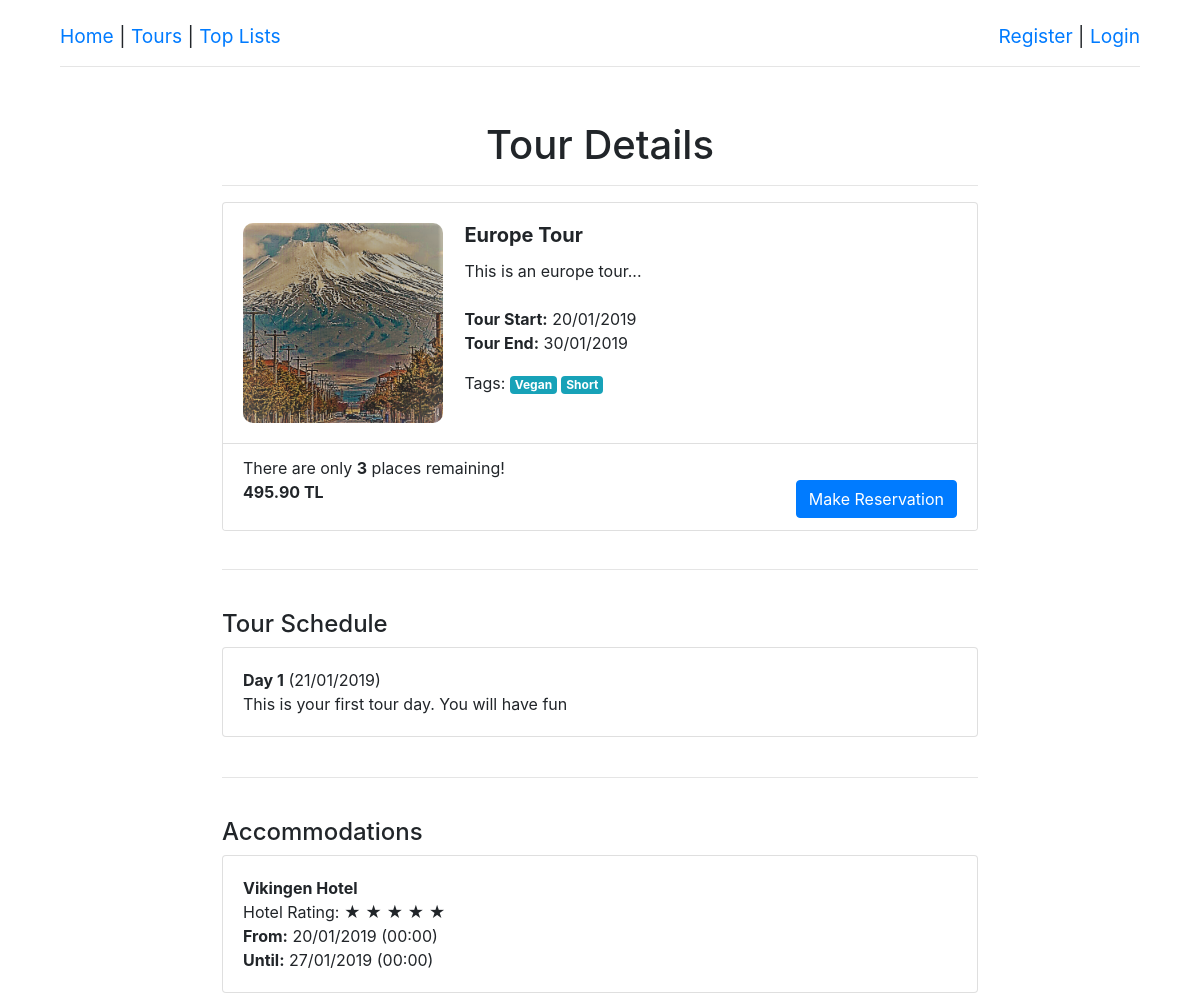
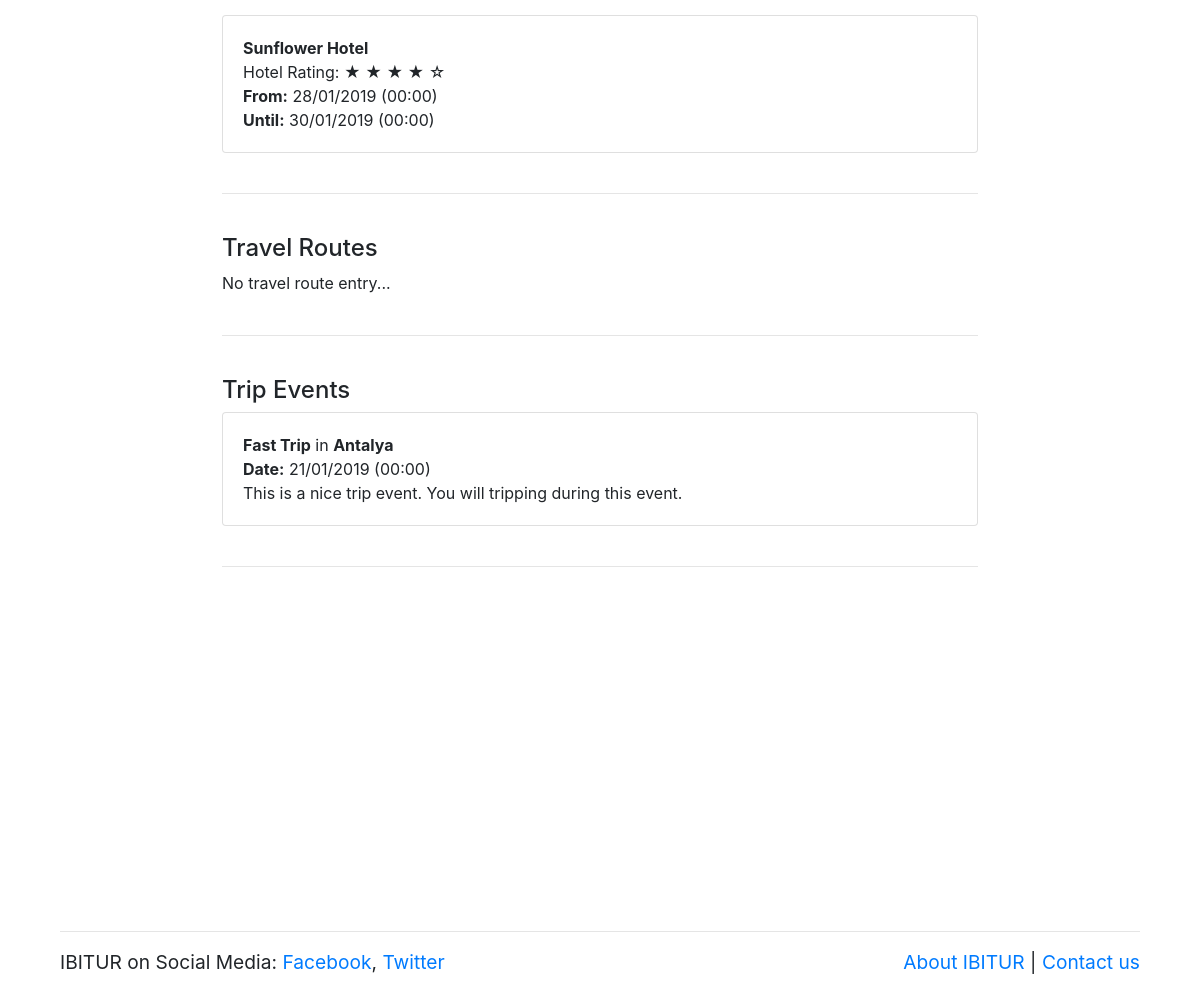
The app's page /website/view_tour.php?id=2 with its own data (2 pictures, top to bottom).
### tables this page shows
CREATE TABLE TourDay (
    tour_ID INTEGER,
    day_no INTEGER,
    day_date DATE,
    description VARCHAR(1000),
    FOREIGN KEY (tour_ID) REFERENCES Tour(ID),
    PRIMARY KEY (tour_ID, day_no)
);

CREATE TABLE Accommodation (
    ID INTEGER PRIMARY KEY AUTO_INCREMENT,
    tour_ID INTEGER,
    place_ID INTEGER,
    enter_date DATETIME,
    exit_date DATETIME,
    FOREIGN KEY (tour_ID) REFERENCES Tour(ID),
    FOREIGN KEY (place_ID) REFERENCES Hotel(ID)
);

CREATE TABLE Hotel (
    ID INTEGER PRIMARY KEY AUTO_INCREMENT,
    city_ID INTEGER,
    name VARCHAR(45) NOT NULL,
    address VARCHAR(1000),
    star_rating NUMERIC(1,0) DEFAULT 0,
    FOREIGN KEY (city_ID) REFERENCES City(ID)
);

CREATE TABLE TripEvent (
    ID INTEGER PRIMARY KEY AUTO_INCREMENT,
    tour_ID INTEGER,
    city_ID INTEGER,
    name VARCHAR(20),
    description VARCHAR(300),
    trip_date DATETIME,
    FOREIGN KEY (city_ID) REFERENCES City(ID),
    FOREIGN KEY (tour_ID) REFERENCES Tour(ID)
);

CREATE TABLE City (
    ID INTEGER PRIMARY KEY AUTO_INCREMENT,
    name VARCHAR(10) NOT NULL,
    country_ID INTEGER NOT NULL,
    FOREIGN KEY (country_ID) REFERENCES Country(ID)
);

### website/util/session.php (called while the page is built, shortened)
<?php
   $logged_in = false;
?>

### website/view_tour.php (the view, shortened to what this page needs)
<?php
  include('util/session.php');
  include('util/visuals.php');
?>
<html>
  <head>
    <link rel="stylesheet" href="style/style.css"/>
    <link rel="stylesheet" href="lib/bootstrap.min.css"/>
  </head>
  <body class="content">
    <?php
      if ($logged_in) {
        echo get_header($current_fullname, $current_is_staff);
      } else {
        echo get_header(null, false);
      }
      $tour_found = true;
      if (isset($_GET['id'])) {
        $tour_id = $_GET['id'];
        $tour_preview_query = "SELECT * FROM TourPreview WHERE tour_ID = $tour_id";
        $tour_preview_result = mysqli_query($db, $tour_preview_query);
        if ($tour_preview_result && mysqli_num_rows($tour_preview_result) == 1) {
          $result_row = $tour_preview_result->fetch_assoc();
          $tour_name = $result_row["name"];
          $tour_description = $result_row["description"];
          $tour_image_path = $result_row["image_path"];
          $tour_price = $result_row["price"];
          $tour_start_date = $result_row["start_date"];
          $tour_end_date = $result_row["end_date"];
          $tour_remaining_quota = $result_row["remaining_quota"];
        } else {
          $tour_found = false;
        }
      } else {
        $tour_found = false;
      }
    ?>
    <div class="inner-content">
      <h1>Tour Details</h1>
      <hr>
      <?php
        if (!$tour_found) {
          echo "<h2>The tour is not found.<h2>";
        } else {
          $tour_days = "";
          $days_query = "SELECT day_no, day_date, D.description AS description
            FROM Tour T, TourDay D WHERE T.ID = $tour_id AND T.ID = D.tour_ID ORDER BY day_no";
          $days_result = mysqli_query($db, $days_query);
          while ($row = $days_result->fetch_assoc()) {
            $day_no = $row["day_no"];
            $day_date = $row["day_date"];
            $description = $row["description"];
            $day_date = format_date($day_date);
            $tour_days .= "
              <div class='card'>
                <div class='card-body'>
                  <b>Day $day_no</b> ($day_date)<br>
                  $description
                </div>
              </div><br>
            ";
          }
          $tour_accommodations = "";
          $accommodations_query = "SELECT name, enter_date, exit_date, star_rating
            FROM Accommodation, Hotel WHERE Accommodation.tour_ID = $tour_id
            AND Hotel.ID = Accommodation.place_ID;";
          $accommodations_result = mysqli_query($db, $accommodations_query);
          while ($row = $accommodations_result->fetch_assoc()) {
            $name = $row["name"];
            $enter_date = $row["enter_date"];
            $exit_date = $row["exit_date"];
            $star_rating = $row["star_rating"];
            $star_display = "";
            for ($i = 0; $i < $star_rating; $i++) {
              $star_display .= " &#x2605 ";
            }
            for ($i = 0; $i < 5 - $star_rating; $i++) {
              $star_display .= " &#x2606 ";
            }
            $enter_display = format_datetime_all($enter_date);
            $exit_display = format_datetime_all($exit_date);
            $tour_accommodations .= "
              <div class='card'>
                <div class='card-body'>
                  <b>$name</b> <br>
                  Hotel Rating: $star_display<br>
                  <b>From:</b> $enter_display<br>
                  <b>Until:</b> $exit_display<br>
                </div>
              </div><br>
            ";
          }
          $tour_travel_routes = "";
          if ($tour_travel_routes == "") {
            $tour_travel_routes = "No travel route entry...<br><br>";
          }
          $tour_trip_events = "";
          $trip_events_query = "SELECT TripEvent.name AS name, description,
            City.name AS city_name, trip_date FROM TripEvent, City
            WHERE TripEvent.tour_ID = $tour_id AND City.ID = TripEvent.city_ID;";
          $trip_events_result = mysqli_query($db, $trip_events_query);
          while ($row = $trip_events_result->fetch_assoc()) {
            $name = $row["name"];
            $description = $row["description"];
            $city_name = $row["city_name"];
            $trip_date = $row["trip_date"];
            $trip_date = format_datetime_all($trip_date);
            $tour_trip_events .= "
              <div class='card'>
                <div class='card-body'>
                  <b>$name</b> in <b>$city_name</b><br>
                  <b>Date:</b> $trip_date<br>
                  $description
                </div>
              </div><br>
            ";
          }
          $tour_action = "";
          if ($tour_remaining_quota > 0) {
            $tour_action = "
            <form class='tour-action-button' action='reserve_tour.php' method='GET'>
              <input type='hidden' name='id' value='$tour_id'>
              <input type='submit' class='btn btn-primary' value='Make Reservation'>
            </form>";
          }
          $payment_action = "";
          $tags_query = "SELECT name FROM Tag, TourTags WHERE Tag.ID = TourTags.tag_ID AND TourTags.tour_ID = $tour_id;";
          $tags_result = mysqli_query($db, $tags_query);
          $tags = array();
          while ($tag_row = $tags_result->fetch_assoc()) {
            array_push($tags, $tag_row["name"]);
          }
          $tour_card = get_tour_details_card($tour_action, $payment_action,
            $tour_id, $tour_name, $tour_image_path, $tour_start_date,
            $tour_end_date,
            $tour_description,
            $tour_price, $tour_remaining_quota, $tags);
          echo "
            $tour_card
            <hr>
            <br>
            <h4>Tour Schedule</h4>
            $tour_days
            <hr>
            <br>
            <h4>Accommodations</h4>
            $tour_accommodations
            <hr>
            <br>
            <h4>Travel Routes</h4>
            $tour_travel_routes
            <hr>
            <br>
            <h4>Trip Events</h4>
            $tour_trip_events
            <hr>
            <br>
          ";
        }
      ?>
    </div>
    <?php
      echo get_footer();
    ?>
  </body>
</html>

### website/style/style.css (style rules this page uses)
h1 { text-align: center; }
.content { margin-left: 5%; margin-right: 5%; }
.inner-content { margin-right: auto; margin-left: auto; margin-top: 5%; width: 70%; }
.tour-action-button { display: inline; }

### records on screen
tourday: day_no "1", day_date "21/01/2019", description "This is your first tour day. You will have fun"
accommodation: place_ID.name "Vikingen Hotel", star_display "★ ★ ★ ★ ★", enter_date "20/01/2019 (00:00)", exit_date "27/01/2019 (00:00)"
accommodation: place_ID.name "Sunflower Hotel", star_display "★ ★ ★ ★ ☆", enter_date "28/01/2019 (00:00)", exit_date "30/01/2019 (00:00)"
tripevent: name "Fast Trip", city_ID.name "Antalya", trip_date "21/01/2019 (00:00)", description "This is a nice trip event. You will tripping during this event."

### other values on screen
$name "Europe Tour"
$description "This is an europe tour..."
$start_date "20/01/2019"
$end_date "30/01/2019"
$tags_display "Tags:"
$tag "Vegan"
$tag "Short"
$remaining_quota "3"
$price "495.90"
